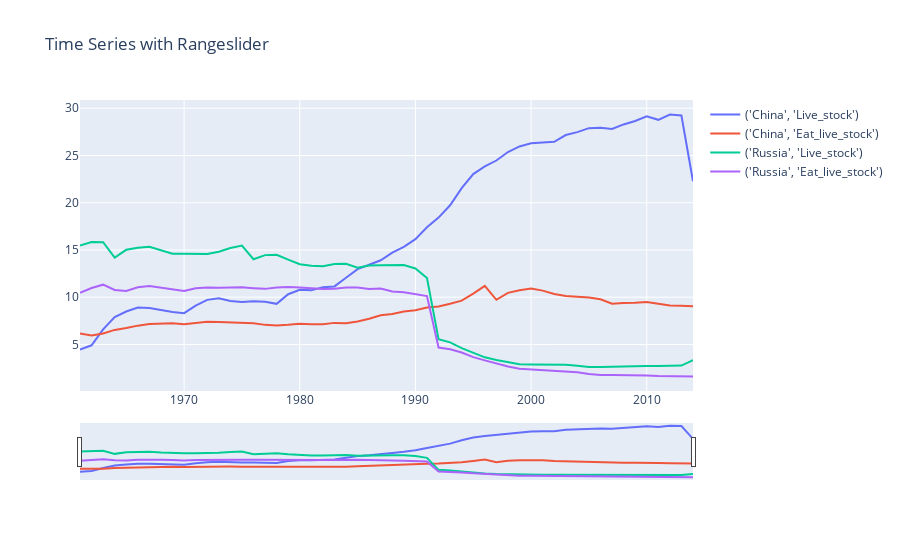

The notebook cell this image was saved under:
### Code cell
compare_different_country(complete, country=["China","Russia"], feature=["Live_stock","Eat_live_stock"], plot=True)
